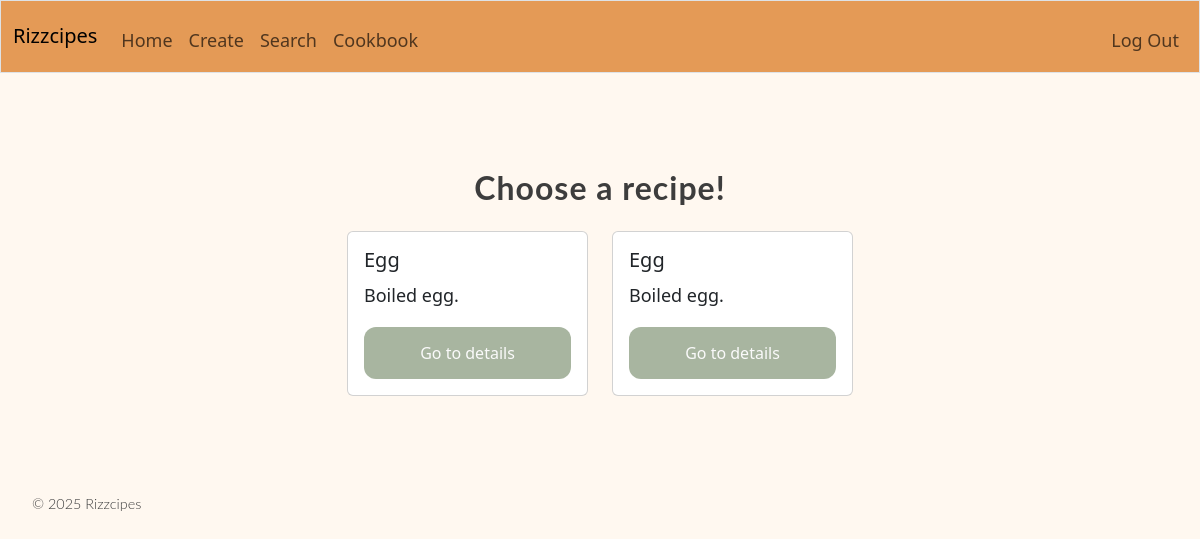
Before: / (signed in) with the older database file.
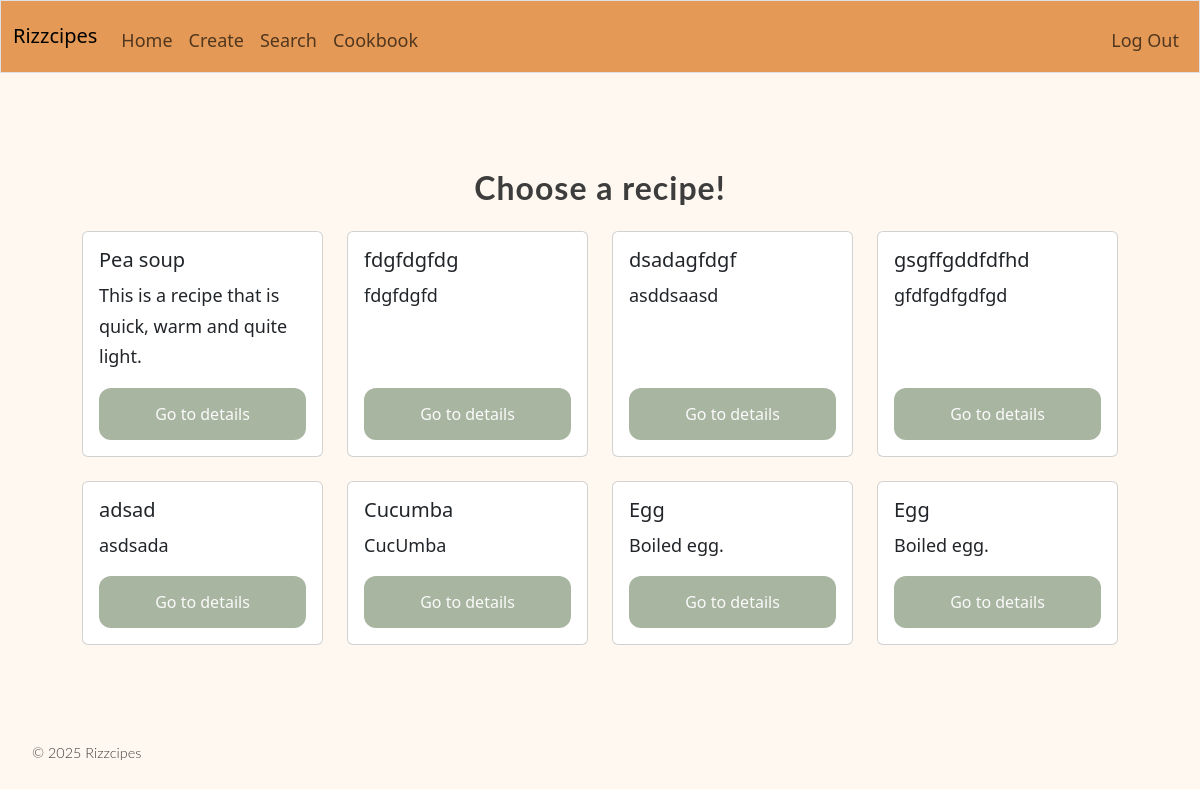
After: the same page with the newer database file.
### tables this page shows
CREATE TABLE recipes (
    id INTEGER PRIMARY KEY AUTOINCREMENT,
    user_id INTEGER NOT NULL,
    title TEXT NOT NULL,
    description TEXT,
    servings INTEGER DEFAULT 4,
    cook_time INTEGER,
    created_at TIMESTAMP DEFAULT CURRENT_TIMESTAMP,
    FOREIGN KEY (user_id) REFERENCES users(id)
);

### app.py (the view)
@app.route("/")
@login_required
def index():
    cards = db.list_recipe(session["user_id"])
    return render_template("index.html", cards=cards, card_number=len(cards))

### app.py (called while the page is built)
@app.after_request
def after_request(response):
    response.headers["Cache-Control"] = "no-cache, no-store, must-revalidate"
    response.headers["Expires"] = 0
    response.headers["Pragma"] = "no-cache"
    return response

### database/database.py (called while the page is built)
    def list_recipe(self, user_id):
        connection, cursor = self.connection_and_cursor()
        cursor.execute("SELECT id, title, description FROM recipes WHERE user_id = ? ORDER BY created_at DESC ", (user_id,))
        result = cursor.fetchall()
        cards = []
        for i in result:
            cards.append(dict(i))
        connection.commit()
        connection.close()
        return cards

    def connection_and_cursor(self):
        connection = sqlite3.connect(self.db_file)
        connection.row_factory = sqlite3.Row
        cursor = connection.cursor()
        return connection, cursor

### login.py (called while the page is built)
def login_required(f):
    @wraps(f)
    def decorated_function(*args, **kwargs):
        if session.get("user_id") is None:
            return redirect("/login")
        return f(*args, **kwargs)
    return decorated_function

### templates/index.html (shortened to what this page needs)
{% extends "layout.html" %}
{% block content %}
<div class="container my-5">
<form action=/ method="post">
    <h2 class="text-center mb-4">Choose a recipe!</h2>
    <div class="row row-cols-1 row-cols-md-2 row-cols-lg-3 row-cols-xl-4 g-4 justify-content-center">
        {% for i in range(card_number) %}
        <div class="col">
            <div class="card h-100">
                <div class="card-body d-flex flex-column">
                    <h5 class="card-title">{{ cards[i]["title"] }}</h5>
                    <p class="card-text flex-grow-1">{{ cards[i]["description"] }}</p>
                    <a href="/recipe/{{ cards[i]['id']}}" class="btn">Go to details</a>
                </div>
            </div>
        </div>
        {% endfor %}
    </div>
</form>
</div>
{% endblock %}

### templates/layout.html (shortened to what this page needs)
<!DOCTYPE html>
<html lang="en">
<head>
    <link href="https://cdn.jsdelivr.net/npm/bootstrap@5.3.3/dist/css/bootstrap.min.css" rel="stylesheet">
    <link rel="stylesheet" href="/static/styles.css">
</head>
<body>
    <nav class="border navbar navbar-expand-md navbar-light">
        <div class="container-fluid">
            <a class="navbar-brand" href="/"><span>Rizzcipes</span></a>
            <div class="collapse navbar-collapse" id="navbar">
                {% if session["user_id"] %}
                    <ul class="navbar-nav me-auto mt-2">
                        <li class="nav-item"><a class="nav-link" href="/">Home</a></li>
                        <li class="nav-item"><a class="nav-link" href="/create">Create</a></li>
                        <li class="nav-item"><a class="nav-link" href="/search">Search</a></li>
                        <li class="nav-item"><a class="nav-link" href="/cookbook">Cookbook</a></li>
                    </ul>
                    <ul class="navbar-nav ms-auto mt-2">
                        <li class="nav-item"><a class="nav-link" href="/logout">Log Out</a></li>
                    </ul>
                {% else %}
                    <ul class="navbar-nav ms-auto mt-2">
                        <li class="nav-item"><a class="nav-link" href="/register">Register</a></li>
                        <li class="nav-item"><a class="nav-link" href="/login">Log In</a></li>
                    </ul>
                {% endif %}
            </div>
        </div>
    </nav>
    <main>
        {% block content %}
        {% endblock %}
    </main>
    <footer>
        <p>&copy; 2025 Rizzcipes</p>
    </footer>
</body>
</html>

### static/styles.css (style rules this page uses)
:root { --cream: #FFF8F0; --off-white: #FAF9F6; --warm-gray: #E8E4DF; --text-dark: #3D3D3D; --sage: #A8B5A0; --terracotta: #D4856A; --honey: #E5A84B; --background: var(--cream); --card-bg: var(--off-white); --primary: var(--sage); --accent: var(--terracotta); }
nav { background-color: #e49a56; }
body { font-family: 'Poppins', 'Segoe UI', sans-serif; background-color: var(--background); color: var(--text-dark); line-height: 1.7; font-size: 18px; }
button, .btn { background: var(--primary); color: rgb(250, 250, 250); border: none; padding: 0.875rem 2rem; border-radius: 12px; font-size: 16px; cursor: pointer; transition: all 0.2s ease; }
.container { max-width: 1100px; margin: 0 auto; padding: 3rem 2rem; }
h1, h2, .header { font-family: 'Lato', sans-serif; font-weight: 700; ; letter-spacing: 1px; }
footer { font-family: 'Lato', sans-serif; font-weight: 300; font-size: 0.9rem; padding-left: 2rem; }

Changed rows visible on the page:
added recipes: title "Pea soup", description "This is a recipe that is quick, warm and quite light."
added recipes: title "fdgfdgfdg", description "fdgfdgfd"
added recipes: title "dsadagfdgf", description "asddsaasd"
added recipes: title "gsgffgddfdfhd", description "gfdfgdfgdfgd"
added recipes: title "adsad", description "asdsada"
added recipes: title "Cucumba", description "CucUmba"
Other visible differences:
new list line: "Go to details"
